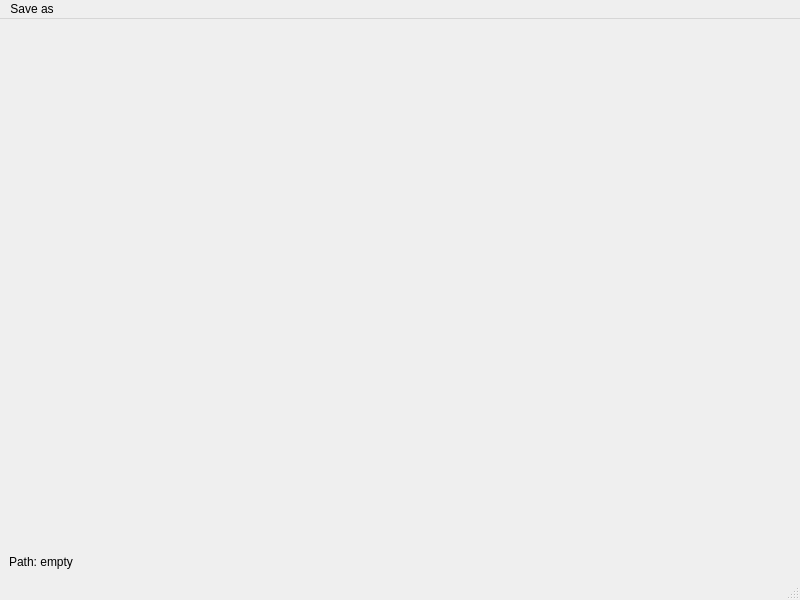
<?xml version="1.0" encoding="UTF-8"?>
<ui version="4.0">
 <class>PreviewDialog</class>
 <widget class="QMainWindow" name="PreviewDialog">
  <property name="geometry">
   <rect>
    <x>0</x>
    <y>0</y>
    <width>800</width>
    <height>600</height>
   </rect>
  </property>
  <property name="contextMenuPolicy">
   <enum>Qt::NoContextMenu</enum>
  </property>
  <property name="windowTitle">
   <string>SVG(B) renderer</string>
  </property>
  <widget class="QWidget" name="centralwidget">
   <property name="contextMenuPolicy">
    <enum>Qt::NoContextMenu</enum>
   </property>
   <layout class="QGridLayout" name="gridLayout">
    <item row="0" column="0" rowspan="2" colspan="3">
     <widget class="QLabel" name="label_2">
      <property name="sizePolicy">
       <sizepolicy hsizetype="Expanding" vsizetype="Expanding">
        <horstretch>0</horstretch>
        <verstretch>0</verstretch>
       </sizepolicy>
      </property>
      <property name="text">
       <string/>
      </property>
      <property name="scaledContents">
       <bool>false</bool>
      </property>
      <property name="alignment">
       <set>Qt::AlignLeading|Qt::AlignLeft|Qt::AlignVCenter</set>
      </property>
     </widget>
    </item>
    <item row="1" column="0">
     <widget class="QLabel" name="label">
      <property name="sizePolicy">
       <sizepolicy hsizetype="Expanding" vsizetype="Fixed">
        <horstretch>0</horstretch>
        <verstretch>0</verstretch>
       </sizepolicy>
      </property>
      <property name="contextMenuPolicy">
       <enum>Qt::NoContextMenu</enum>
      </property>
      <property name="text">
       <string>Path: empty</string>
      </property>
      <property name="wordWrap">
       <bool>true</bool>
      </property>
     </widget>
    </item>
   </layout>
  </widget>
  <widget class="QMenuBar" name="menubar">
   <property name="geometry">
    <rect>
     <x>0</x>
     <y>0</y>
     <width>800</width>
     <height>22</height>
    </rect>
   </property>
   <property name="contextMenuPolicy">
    <enum>Qt::NoContextMenu</enum>
   </property>
   <widget class="QMenu" name="menuSet_path">
    <property name="contextMenuPolicy">
     <enum>Qt::NoContextMenu</enum>
    </property>
    <property name="title">
     <string>Save as</string>
    </property>
    <addaction name="png"/>
    <addaction name="jpg"/>
    <addaction name="bmp"/>
   </widget>
   <addaction name="menuSet_path"/>
  </widget>
  <widget class="QStatusBar" name="statusbar">
   <property name="contextMenuPolicy">
    <enum>Qt::NoContextMenu</enum>
   </property>
  </widget>
  <action name="png">
   <property name="text">
    <string>to .png</string>
   </property>
  </action>
  <action name="jpg">
   <property name="text">
    <string>to .jpg</string>
   </property>
  </action>
  <action name="bmp">
   <property name="text">
    <string>to .bmp</string>
   </property>
  </action>
 </widget>
 <resources/>
 <connections/>
</ui>
